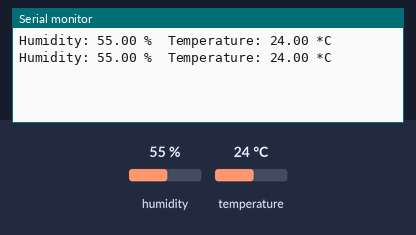
A sketch run on a simulated ESP32. Parts: the last lines printed to the serial monitor. The test bench sets the inputs (shaded band); at power-on: humidity 55 %, temperature 24 °C.

Above: at 4.8 s.
4.9 s: humidity set to 22 %
At 7.0 s:
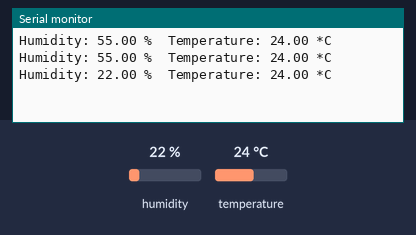
7.9 s: temperature set to 12 °C
At 9.4 s:
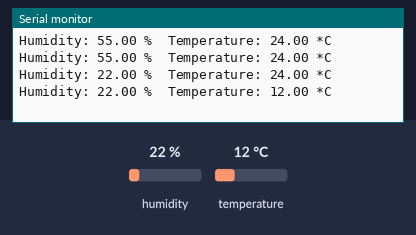
10.9 s: humidity set to 40 %
At 12.9 s:
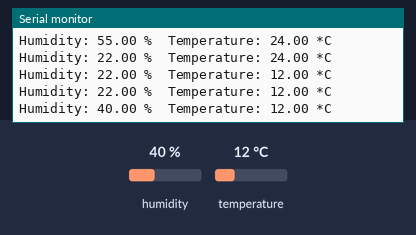
Timing chart, 0 to 14.4 s (numbered marks = the images above; inputs shaded):
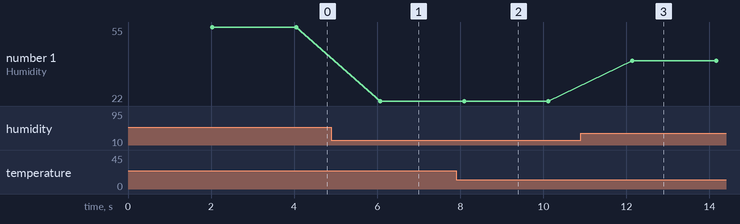

Measured:
- after the input at 4.9 s, the serial monitor: prints a new line after 1.2 s (image 1)
- after the input at 7.9 s, the serial monitor: prints a new line after 0.19 s (image 2)
- after the input at 10.9 s, the serial monitor: prints a new line after 1.2 s (image 3)
- plotted number 1: 55 → 22 after the input at 4.9 s, 22 → 40 after the input at 10.9 s

The sketch:

act02-dht11.ino
```cpp
#include <DHT.h>

#define DHTPIN 19
#define DHTTYPE DHT11

// Initialize the DHT sensor
DHT dht(DHTPIN, DHTTYPE);

void setup() {
  Serial.begin(115200);
  dht.begin();
}

void loop() {
  delay(2000);
  float humidity = dht.readHumidity();
  float temperature = dht.readTemperature();

  // Check if any reads failed and exit early (to try again).
  if (isnan(humidity) || isnan(temperature)) {
    Serial.println("Failed to read from DHT sensor!");
    return;
  }

  // Print the results to the Serial Monitor
  Serial.print("Humidity: ");
  Serial.print(humidity);
  Serial.print(" %\t");
  Serial.print("Temperature: ");
  Serial.print(temperature);
  Serial.println(" *C");
}
```
